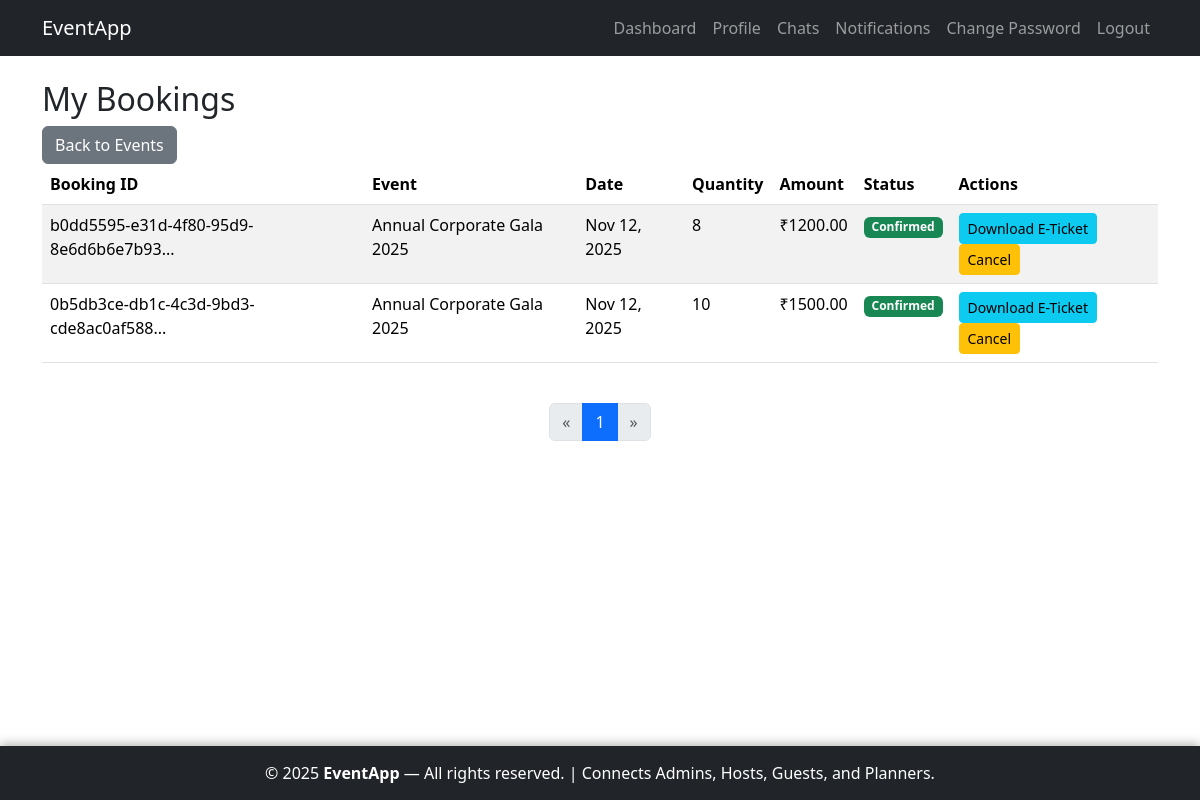
/guest/bookings/ (signed in), run on an earlier commit of the app's database.
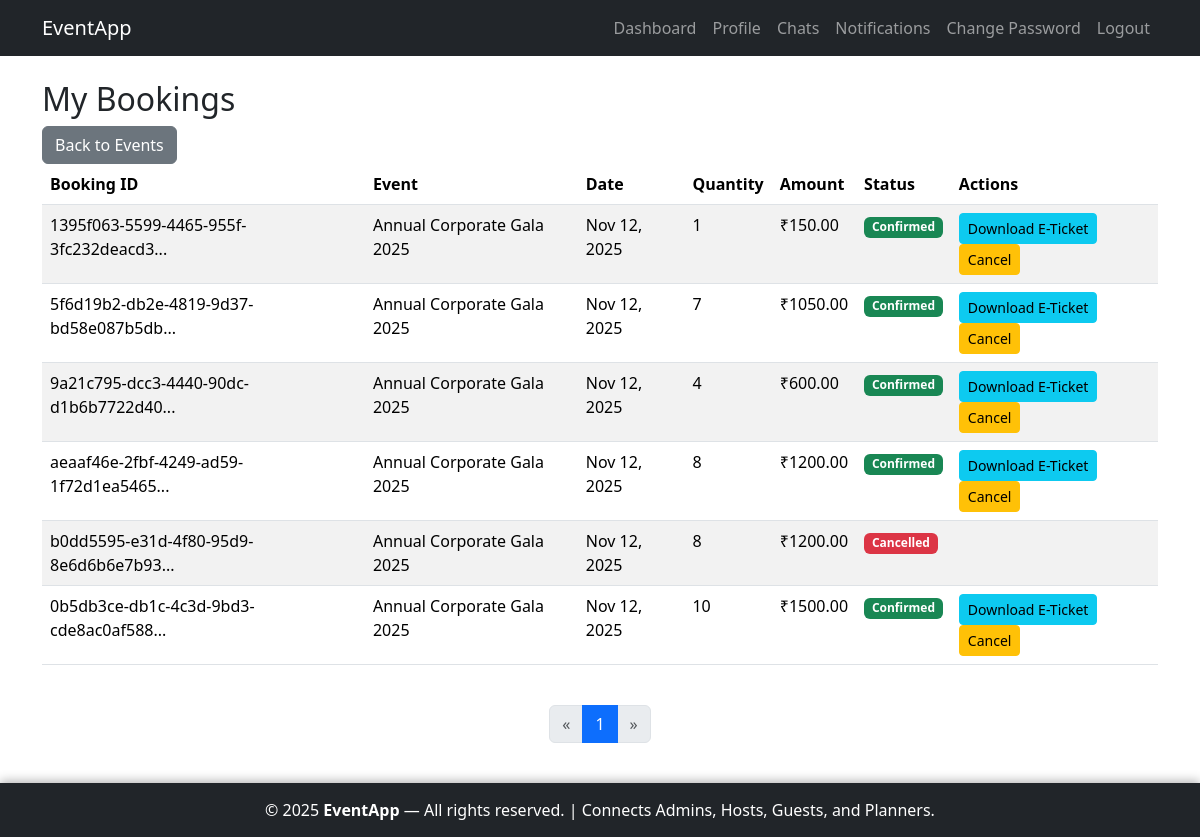
And on a later commit of the database.
### guest/models.py (models this page shows, shortened)
class Booking(models.Model):
    STATUS_CHOICES = [
        ('confirmed', 'Confirmed'),
        ('cancelled', 'Cancelled'),
    ]
    guest = models.ForeignKey(
        settings.AUTH_USER_MODEL,
        on_delete=models.CASCADE,
        related_name='bookings'
    )
    event = models.ForeignKey(
        'host.Event',
        on_delete=models.CASCADE,
        related_name='bookings'
    )
    booking_id = models.UUIDField(default=uuid.uuid4, editable=False, unique=True)
    ticket_quantity = models.PositiveIntegerField(default=1)
    total_amount = models.DecimalField(max_digits=10, decimal_places=2)
    status = models.CharField(max_length=10, choices=STATUS_CHOICES, default='confirmed')
    qrcode = models.ImageField(upload_to='qrcodes/', blank=True, null=True)
    created_at = models.DateTimeField(auto_now_add=True)
    is_used = models.BooleanField(default=False)
    scanned_at = models.DateTimeField(null=True, blank=True)
    class Meta:
        ordering = ['-created_at']

### host/models.py (models this page shows, shortened)
class Event(models.Model):
    NEEDS_CHOICES = [
        ('catering', 'Catering'),
        ('decorations', 'Decorations'),
        ('photography', 'Photography'),
        ('music', 'Music/DJ'),
        ('venue', 'Venue Setup'),
        ('other', 'Other'),
    ]
    host = models.ForeignKey(settings.AUTH_USER_MODEL, on_delete=models.CASCADE, related_name='events')
    name = models.CharField(max_length=255)
    start_date = models.DateTimeField()
    end_date = models.DateTimeField()
    budget = models.DecimalField(max_digits=10, decimal_places=2)
    guest_count = models.PositiveIntegerField()
    needs = models.CharField(max_length=255, blank=True)
    banner = models.ImageField(upload_to='events/', blank=True, null=True)
    venue_details = models.TextField(blank=True)
    created_at = models.DateTimeField(auto_now_add=True)
    updated_at = models.DateTimeField(auto_now=True)
    class Meta:
        ordering = ['-created_at']

### guest/views.py (the view)
# urls.py: path('bookings/', views.BookingListView.as_view(), name='booking_list'),
class BookingListView(LoginRequiredMixin, GuestRequiredMixin, ListView):
    model = Booking
    template_name = 'guest/booking_list.html'
    context_object_name = 'bookings'
    def get_queryset(self):
        return Booking.objects.filter(guest=self.request.user).order_by('-created_at')
    def get_context_data(self, **kwargs):
        context = super().get_context_data(**kwargs)
        queryset = self.get_queryset()
        page_obj, paginated_bookings = paginate_queryset(self.request, queryset)
        context['bookings'] = paginated_bookings
        context['page_obj'] = page_obj  # for pagination controls
        return context

### guest/views.py (called while the page is built)
    def test_func(self):
        return (self.request.user.is_authenticated and
                self.request.user.role == 'guest' and
                self.request.user.is_approved)

### utils/pagination.py (called while the page is built)
def paginate_queryset(request, queryset):
    paginator = Paginator(queryset, DEFAULT_PER_PAGE)
    page_number = request.GET.get('page')
    try:
        page_obj = paginator.page(page_number)
    except PageNotAnInteger:
        page_obj = paginator.page(1)
    except EmptyPage:
        page_obj = paginator.page(paginator.num_pages)
    return page_obj, page_obj.object_list

### guest/templates/guest/booking_list.html (shortened to what this page needs)
{% extends 'accounts/base.html' %}
{% block content %}
<div class="row">
    <div class="col-12">
        <h2>My Bookings</h2>
        <a href="{% url 'guest:dashboard' %}" class="btn btn-secondary">Back to Events</a>
    </div>
</div>
<div class="row">
    <div class="col-12">
        <div class="table-responsive">
            <table class="table table-striped">
                <thead>
                    <tr>
                        <th>Booking ID</th>
                        <th>Event</th>
                        <th>Date</th>
                        <th>Quantity</th>
                        <th>Amount</th>
                        <th>Status</th>
                        <th>Actions</th>
                    </tr>
                </thead>
                <tbody>
                    {% for booking in bookings %}
                    <tr>
                        <td>{{ booking.booking_id|slice:":8" }}...</td>
                        <td>{{ booking.event.name }}</td>
                        <td>{{ booking.created_at|date:"M d, Y" }}</td>
                        <td>{{ booking.ticket_quantity }}</td>
                        <td>₹{{ booking.total_amount }}</td>
                        <td><span class="badge bg-{% if booking.status == 'confirmed' %}success{% else %}danger{% endif %}">{{ booking.status|title }}</span></td>
                        <td>
                            {% if booking.status == 'confirmed' %}
                                <a href="{% url 'guest:eticket' booking.booking_id %}" class="btn btn-sm btn-info">Download E-Ticket</a>
<form action="{% url 'guest:cancel_booking' booking.pk %}" method="post" style="display:inline;" onsubmit="return confirm('Are you sure you want to cancel this booking?');">
    <button type="submit" class="btn btn-sm btn-warning">Cancel</button>
</form>
                            {% endif %}
                        </td>
                    </tr>
                    {% empty %}
                    <tr><td colspan="7" class="text-center">No bookings yet.</td></tr>
                    {% endfor %}
                </tbody>
            </table>
        </div>
    </div>
</div>
{% include 'partials/pagination.html' %}
{% endblock %}

### accounts/templates/accounts/base.html (shortened to what this page needs)
{% load crispy_forms_tags %}
<!DOCTYPE html>
<html lang="en">
<head>
    <link href="https://cdn.jsdelivr.net/npm/bootstrap@5.3.3/dist/css/bootstrap.min.css" rel="stylesheet">
</head>
<body>
    <nav class="navbar navbar-expand-lg navbar-dark bg-dark">
        <div class="container">
            <a class="navbar-brand" href="{% url 'accounts:home' %}">EventApp</a>
            <div class="collapse navbar-collapse" id="navbarNav">
                <ul class="navbar-nav ms-auto">
                    {% if user.is_authenticated %}
                        {% if user.role == 'guest' %}
                            <li class="nav-item"><a class="nav-link" href="{% url 'guest:dashboard' %}">Dashboard</a></li>
                            <li class="nav-item"><a class="nav-link" href="{% url 'accounts:profile_edit' %}">Profile</a></li>
                            <li class="nav-item"><a class="nav-link" href="{% url 'chat:room_list' %}">Chats</a></li>
                            <li class="nav-item"><a class="nav-link" href="{% url 'notifications:notification_list' %}">Notifications</a></li>
                            <li class="nav-item"><a class="nav-link" href="{% url 'accounts:password_change' %}">Change Password</a></li>
                        {% endif %}
                        <li class="nav-item"><a class="nav-link" href="{% url 'accounts:logout' %}">Logout</a></li>
                    {% else %}
                        <li class="nav-item"><a class="nav-link" href="{% url 'accounts:login' %}">Login</a></li>
                        <li class="nav-item"><a class="nav-link" href="{% url 'accounts:signup' %}">Sign Up</a></li>
                    {% endif %}
                </ul>
            </div>
        </div>
    </nav>
    <main class="container mt-4 mb-4">
        {% block content %}{% endblock %}
    </main>
    <footer>
        <div class="container">
            <p class="mb-0 fs-6">&copy; 2025 <strong>EventApp</strong> — All rights reserved. | Connects Admins, Hosts, Guests, and Planners.</p>
        </div>
    </footer>
</body>
</html>

### templates/partials/pagination.html (shortened to what this page needs)
{% if page_obj %}
<nav aria-label="Page navigation" class="mt-4">
    <ul class="pagination justify-content-center">
        {% if page_obj.has_previous %}
            <li class="page-item">
                <a class="page-link" href="?page={{ page_obj.previous_page_number }}">&laquo;</a>
            </li>
        {% else %}
            <li class="page-item disabled">
                <span class="page-link">&laquo;</span>
            </li>
        {% endif %}
        {% for num in page_obj.paginator.page_range %}
            <li class="page-item {% if page_obj.number == num %}active{% endif %}">
                <a class="page-link" href="?page={{ num }}">{{ num }}</a>
            </li>
        {% endfor %}
        {% if page_obj.has_next %}
            <li class="page-item">
                <a class="page-link" href="?page={{ page_obj.next_page_number }}">&raquo;</a>
            </li>
        {% else %}
            <li class="page-item disabled">
                <span class="page-link">&raquo;</span>
            </li>
        {% endif %}
    </ul>
</nav>
{% endif %}

### accounts/templates/accounts/base.html (style rules this page uses)
html, body { height: 100%; margin: 0; }
body { display: flex; flex-direction: column; min-height: 100vh; }
main { flex: 1; }
footer { background-color: #212529; color: white; text-align: center; padding: 15px 0; width: 100%; box-shadow: 0 -2px 10px rgba(0, 0, 0, 0.3); }
footer .container { max-width: 98%; }

What changed in the data, as far as the page shows it:
added Booking: booking_id "1395f063-5599-4465-955f-3fc232deacd3", event.name "Annual Corporate Gala 2025", created_at "Nov 12, 2025", ticket_quantity "1", total_amount "150.00", status "Confirmed", shows "Download E-Ticket"
added Booking: booking_id "5f6d19b2-db2e-4819-9d37-bd58e087b5db", event.name "Annual Corporate Gala 2025", created_at "Nov 12, 2025", ticket_quantity "7", total_amount "1050.00", status "Confirmed", shows "Download E-Ticket"
added Booking: booking_id "9a21c795-dcc3-4440-90dc-d1b6b7722d40", event.name "Annual Corporate Gala 2025", created_at "Nov 12, 2025", ticket_quantity "4", total_amount "600.00", status "Confirmed", shows "Download E-Ticket"
added Booking: booking_id "aeaaf46e-2fbf-4249-ad59-1f72d1ea5465", event.name "Annual Corporate Gala 2025", created_at "Nov 12, 2025", ticket_quantity "8", total_amount "1200.00", status "Confirmed", shows "Download E-Ticket"
changed Booking "b0dd5595-e31d-4f80-95d9-8e6d6b6e7b93": status "Confirmed" → "Cancelled"; no longer shows "Download E-Ticket Cancel"
